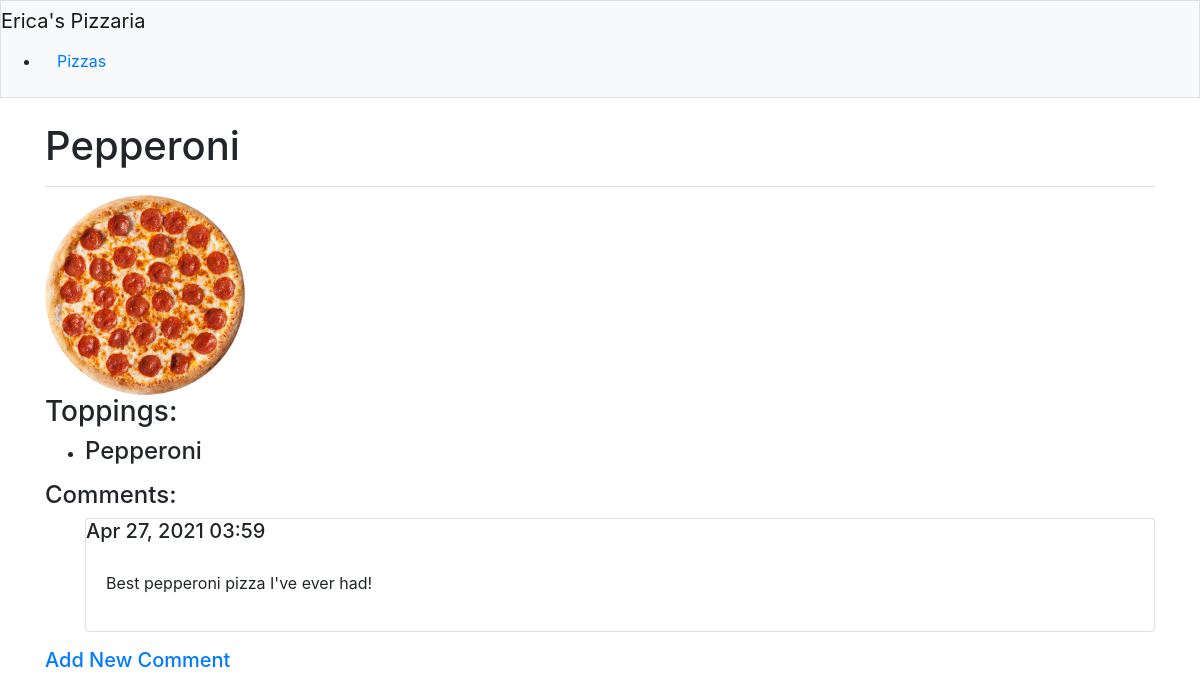
The app's page /toppings/2/ with its own data.
### pizzas/models.py (models this page shows, shortened)
class Pizza(models.Model):
    name = models.CharField(max_length = 100)
    def __str__(self):
        return self.name

class Topping(models.Model):
    pizza = models.ForeignKey(Pizza, on_delete = models.CASCADE)
    name = models.CharField(max_length = 50)

class Comment(models.Model):
    pizza = models.ForeignKey(Pizza,on_delete=models.CASCADE)
    text = models.TextField()
    date_added = models.DateTimeField(auto_now_add=True)

### pizzas/views.py (the view)
# urls.py: path('toppings/<int:pizza_id>/',views.toppings,name='toppings'),
def toppings(request,pizza_id):
    pizza = Pizza.objects.get(id=pizza_id)
    toppings = pizza.topping_set.order_by('name')
    comment = pizza.comment_set.order_by('date_added')
    context = {'pizza':pizza, 'toppings':toppings, 'comment':comment}
    return render(request,'pizzas/toppings.html',context)

### pizzas/templates/pizzas/toppings.html
{% extends "pizzas/base.html" %}
{% block page_header %}
<h1>{{ pizza }}</h1>
{% endblock page_header %}
{% block content %}
{% load static %}
{% if pizza.id == 1 %}
<img src="{% static 'pizzas/images/cheesepizza.png' %}">
{% elif pizza.id == 2 %}
<img src="{% static 'pizzas/images/pepperonipizza.png' %}">
{% elif pizza.id == 3 %}
<img src="{% static 'pizzas/images/meatloverspizza.png' %}">
{% else %}
<img src="{% static 'pizzas/images/hawaiianpizza.png' %}">
{% endif %}
<h3>Toppings:</h3>
<ul>
    {% for t in toppings %}
    <li>
        <h4>
            {{ t.name }}
        </h4>
    </li>
    {% empty %}
    <li>
        <h4>No toppings have been added yet.</h4>
    </li>
    {% endfor %}
</ul>
<h4>Comments:</h4>
<ul>
    {% for c in comment %}
    <div class="card mb-3">
        <h5 class+"card-header">
            {{ c.date_added|date:'M d, Y H:i' }}
        </h5>
        <div class="card-body">
            {{ c.text|linebreaks }}
        </div>
    </div>
    {% empty %}
    <p>There are no comments for this pizza.</p>
    {% endfor %}
</ul>
<h5><a href="{% url 'pizzas:new_comment' pizza.id %}">Add New Comment</a></h5>
{% endblock content %}

### records on screen
Pizza: name "Pepperoni"
Topping: name "Pepperoni"
Comment: date_added "Apr 27, 2021 03:59", text "Best pepperoni pizza I've ever had!"
